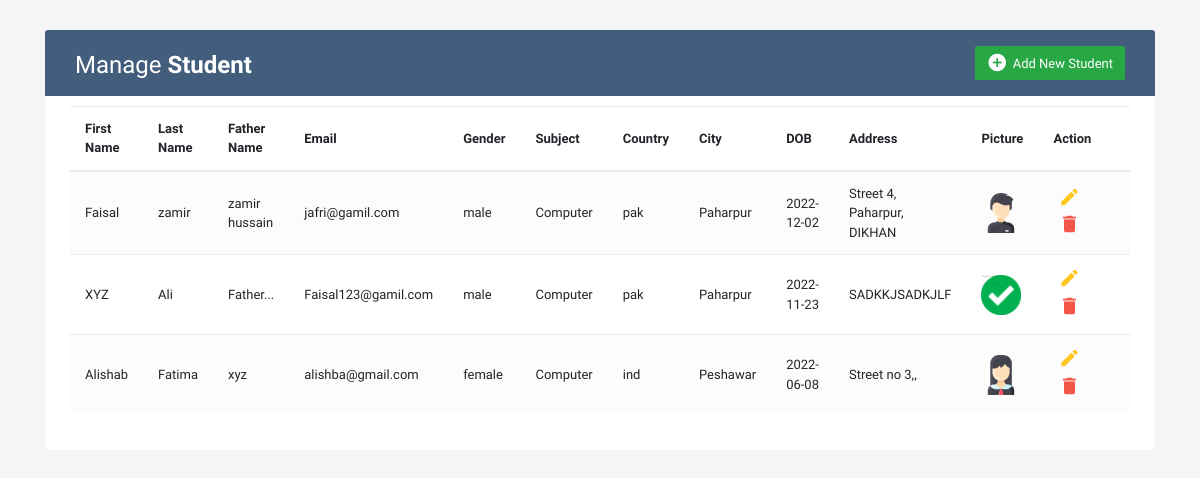
The page / on the database its author committed.
### tables this page shows
CREATE TABLE `std` (
  `sid` int(10) NOT NULL,
  `fname` varchar(100) NOT NULL,
  `lname` varchar(100) NOT NULL,
  `fathername` varchar(100) NOT NULL,
  `email` varchar(100) NOT NULL,
  `gender` varchar(40) NOT NULL,
  `ssub` varchar(100) NOT NULL,
  `country` varchar(100) NOT NULL,
  `city` varchar(100) NOT NULL,
  `dob` varchar(100) NOT NULL,
  `sadd` varchar(200) NOT NULL,
  `picture` varchar(100) NOT NULL
);

### index.php (the view, shortened to what this page needs)
<!DOCTYPE html>
<?php
$servername = "localhost";
$username = "root";
$user_pwd = "";
$db = "mystudents";
$con = mysqli_connect($servername, $username, $user_pwd, $db);
?>
<html lang="en">
<head>
<link rel="stylesheet" href="https://stackpath.bootstrapcdn.com/bootstrap/4.5.0/css/bootstrap.min.css">
<link rel="stylesheet" href="https://maxcdn.bootstrapcdn.com/font-awesome/4.7.0/css/font-awesome.min.css">
<link rel="stylesheet" href="style.css">
</head>
<body>
<div class="container-xl">
	<div class="table-responsive">
		<div class="table-wrapper">
			<div class="table-title">
				<div class="row">
					<div class="col-sm-6">
						<h2>Manage <b>Student</b></h2>
					</div>
					<div class="col-sm-6">
						<a href="#addStudentModal" class="btn btn-success" data-toggle="modal"><i class="material-icons">&#xE147;</i> <span>Add New Student</span></a>
					</div>
				</div>
			</div>
			<table class="table table-striped table-hover">
				<thead>
					<tr>
						<th>First Name</th>
						<th>Last Name</th>
						<th>Father Name</th>
						<th>Email</th>
						<th>Gender</th>
						<th>Subject</th>
						<th>Country</th>
						<th>City</th>
						<th>DOB</th>
						<th>Address</th>
						<th>Picture</th>
						<th>Action</th>
					</tr>
				</thead>
				<tbody>
					<tr>
                        <?php
                        $get_all_stds = "SELECT * from std";
                        $objects = mysqli_query($con, $get_all_stds);
                        while($row = mysqli_fetch_array($objects)){
                            $sid =  $row['sid'];
                            $fname =  $row['fname'];
                            $lname =  $row['lname'];
                            $fathername =  $row['fathername'];
                            $email =  $row['email'];
                            $gender =  $row['gender'];
                            $subject =  $row['ssub'];
                            $country =  $row['country'];
                            $city =  $row['city'];
                            $dob =  $row['dob'];
                            $address =  $row['sadd'];
                            $picture =  $row['picture'];
                        ?>
						<td><?php echo $fname ?></td>
						<td><?php echo $lname ?></td>
						<td><?php echo $fathername ?></td>
						<td><?php echo $email ?></td>
						<td><?php echo $gender ?></td>
						<td><?php echo $subject ?></td>
						<td><?php echo $country ?></td>
						<td><?php echo $city ?></td>
						<td><?php echo $dob ?></td>
						<td><?php echo $address ?></td>
						<td>
						<img src="img/<?php echo $picture ?>" width="40px" height="40px" alt="img">
						</td>
						<td>
							<a href="edit.php?edit=<?php echo $sid; ?>" class="edit" data-toggle=""><i class="material-icons" data-toggle="tooltip" title="Edit">&#xE254;</i></a>
							<a href="del.php?del=<?php echo $sid; ?>" class="delete" data-toggle=""><i class="material-icons" data-toggle="tooltip" title="Delete">&#xE872;</i></a>
						</td>
					</tr>
                        <?php } ?>
				</tbody>
			</table>
		</div>
	</div>
</div>
</body>
</html>

### style.css (style rules this page uses)
body { color: #566787; background: #f5f5f5; font-family: 'Varela Round', sans-serif; font-size: 13px; }
.table-responsive { margin: 30px 0; }
.table-wrapper { background: #fff; padding: 20px 25px; border-radius: 3px; min-width: 1000px; box-shadow: 0 1px 1px rgba(0,0,0,.05); }
.table-title { padding-bottom: 15px; background: #435d7d; color: #fff; padding: 16px 30px; min-width: 100%; margin: -20px -25px 10px; border-radius: 3px 3px 0 0; }
.table-title h2 { margin: 5px 0 0; font-size: 24px; }
.table-title .btn { color: #fff; float: right; font-size: 13px; border: none; min-width: 50px; border-radius: 2px; border: none; outline: none !important; margin-left: 10px; }
.table-title .btn i { float: left; font-size: 21px; margin-right: 5px; }
.table-title .btn span { float: left; margin-top: 2px; }
table.table tr th, table.table tr td { border-color: #e9e9e9; padding: 12px 15px; vertical-align: middle; }
table.table tr th:first-child { width: 60px; }
table.table tr th:last-child { width: 100px; }
table.table-striped tbody tr:nth-of-type(odd) { background-color: #fcfcfc; }
table.table td:last-child i { opacity: 0.9; font-size: 22px; margin: 0 5px; }
table.table td a { font-weight: bold; color: #566787; display: inline-block; text-decoration: none; outline: none !important; }
table.table td a.edit { color: #FFC107; }
table.table td a.delete { color: #F44336; }
table.table td i { font-size: 19px; }

### rows shown on the page
std: fname "Faisal", lname "zamir", fathername "zamir hussain", email "jafri@gamil.com", gender "male", ssub "Computer", country "pak", city "Paharpur", dob "2022-12-02", sadd "Street 4, Paharpur, DIKHAN", picture (picture)
std: fname "XYZ", lname "Ali", fathername "Father...", email "Faisal123@gamil.com", gender "male", ssub "Computer", country "pak", city "Paharpur", dob "2022-11-23", sadd "SADKKJSADKJLF", picture (picture)
std: fname "Alishab", lname "Fatima", fathername "xyz", email "alishba@gmail.com", gender "female", ssub "Computer", country "ind", city "Peshawar", dob "2022-06-08", sadd "Street no 3,,", picture (picture)
